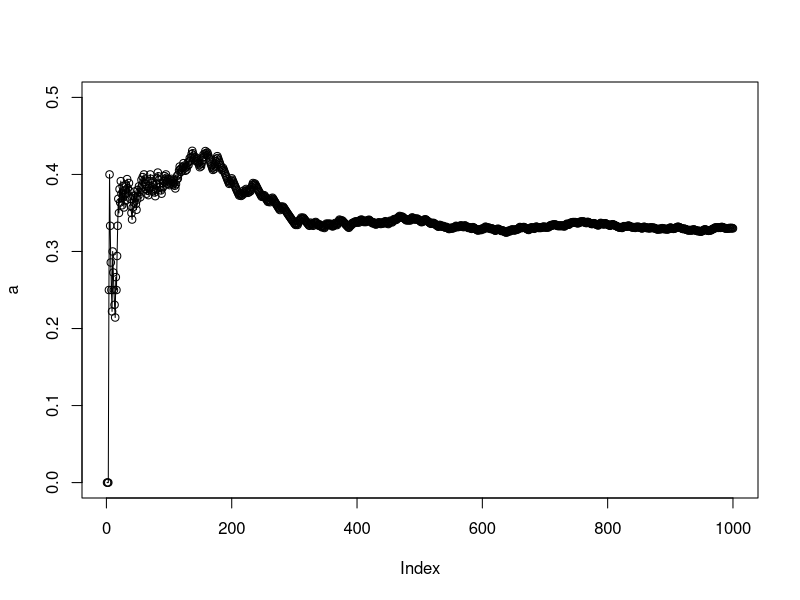

The R source for this figure:
setwd("/Users/code/r/StochasticProcess/chapter/chapter1")

# the proportion of event A happens in n events is the prob(A)
Monto_Carlo <- function(p = 1 / 3, n = 10000){
    simulation_sum <- 0
    a <- c()
    for(i in 1:n){
        simulation_sum <- simulation_sum + sample(c(0, 1), 1, prob = c(1 - p, p))
        a <- c(a, simulation_sum / i)
    }
    png("./pic/monto-carlo.png")
    plot(a, type = 'o', ylim = c(0,0.5))
    
}

Monto_Carlo(n = 1000)